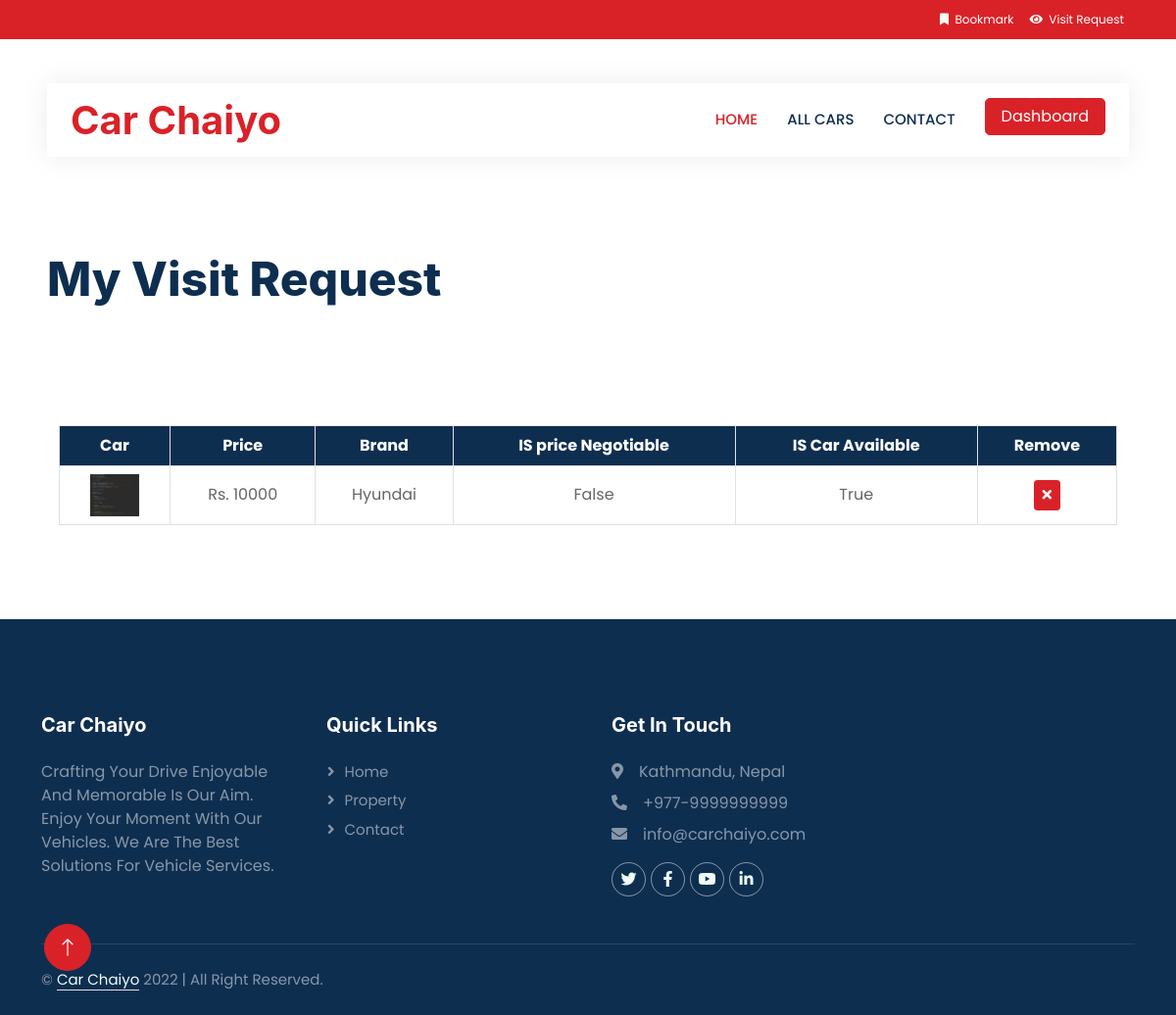
The page /myvisitreq/ (signed in) on the database its author committed.
### cars/models.py (models this page shows, shortened)
class CarWatchlist(models.Model):
    user = models.ForeignKey(MyUser, on_delete=models.PROTECT)
    car = models.ForeignKey(Car, on_delete=models.PROTECT)
    is_cart_visit = models.BooleanField(default=False)
    class Meta:
        unique_together = ['user', 'car']

class Car(models.Model):
    user = models.ForeignKey(MyUser, on_delete=models.PROTECT)
    name = models.CharField(max_length=200)
    photo = models.ImageField(upload_to='cars_image')
    photo2 = models.ImageField(upload_to='cars_image', null=True, blank=True)
    photo3 = models.ImageField(upload_to='cars_image', null=True, blank=True)
    photo4 = models.ImageField(upload_to='cars_image', null=True, blank=True)
    desc = RichTextField()
    brand = models.ForeignKey(CarBrand, on_delete=models.PROTECT)
    body_type = models.ForeignKey(CarBody, on_delete=models.PROTECT)
    fuel_type = models.ForeignKey(FuelType, models.PROTECT)
    transmission = models.ForeignKey(Transmission, on_delete=models.PROTECT)
    price = models.PositiveIntegerField()
    interior_color = models.CharField(max_length=100)
    engine_name = models.CharField(max_length=100)
    mileage = models.PositiveIntegerField()
    km_driven = models.PositiveIntegerField()
    added_date = models.DateTimeField(auto_now=True)
    car_number = models.CharField(max_length=30)
    total_click = models.IntegerField(default=0, blank=True, null=True)
    is_blocked = models.BooleanField(default=False)
    is_available = models.BooleanField(default=True)
    is_price_negotiable = models.BooleanField(default=False)
    is_approved = models.BooleanField(default=False)

class CarBrand(models.Model):
    brand = models.CharField(max_length=50)
    def __str__(self):
        return self.brand

### decorator.py (the view, shortened to what this page needs)
        def wrap(request, *args, **kwargs):
            if request.user.is_authenticated:
                if request.user.is_admin:
                    return view_function(request, *args, **kwargs)
            else:
                return redirect('accounts:login')

### decorator.py (called while the page is built, shortened)
def is_admin_or_user():
    def decorator(view_function):
        def wrap(request, *args, **kwargs):
            if request.user.is_authenticated:
                if request.user.is_admin:
                    return view_function(request, *args, **kwargs)
            else:
                return redirect('accounts:login')
        return wrap
    return decorator

### home/views.py (called while the page is built)
@is_admin_or_user()
def my_visit_req(request):
    context = {'bookmarks': CarWatchlist.objects.filter(user=request.user).filter(is_cart_visit=True)}
    return render(request, 'home/car_visit_req.html', context)

### home/templates/home/car_visit_req.html (shortened to what this page needs)
{% extends 'home/base.html' %}
{% load static %}
{% block body %}
    <div class="container-fluid header mt-0 bg-white p-0">
        <div class="row g-0 align-items-center flex-column-reverse flex-md-row">
            <div class="col-md-12 p-5 mt-lg-5">
                <h1 class="display-5 animated fadeIn mb-4">My Visit Request</h1>
            </div>
        </div>
    </div>
    <div class="container-fluid pt-5">
        <div class="row px-xl-5">
            <div class="col-lg-12 table-responsive mb-5">
                <table class="table table-bordered text-center mb-0">
                    <thead class="bg-dark text-white">
                    <tr>
                        <th>Car</th>
                        <th>Price</th>
                        <th>Brand</th>
                        <th>IS price Negotiable</th>
                        <th>IS Car Available</th>
                        <th>Remove</th>
                    </tr>
                    </thead>
                    <tbody class="align-middle">
                    {% for bookmark in bookmarks %}
                        <tr>
                            <td class="align-middle"><img src="{{ bookmark.car.photo.url }}" alt="" style="width: 50px;">
                            </td>
                            <td class="align-middle">Rs. {{ bookmark.car.price }}</td>
                            <td class="align-middle">{{ bookmark.car.brand }}</td>
                            <td class="align-middle">{{ bookmark.car.is_price_negotiable }}</td>
                            <td class="align-middle">{{ bookmark.car.is_available }}</td>
                            <td class="align-middle">
                                <form method="post" action="{% url 'home:remove_watchlist' %}">
                                    <button class="btn btn-sm btn-primary"><i
                                        class="fa fa-times"></i></button>
                                </form>
                            </td>
                        </tr>
                    {% endfor %}
                    </tbody>
                </table>
            </div>
        </div>
    </div>
{% endblock %}

### static/home/css/style.css (style rules this page uses)
:root { --primary: #d92228; --secondary: #FF6922; --light: #EFFDF5; --dark: #0E2E50; }
* { margin: 0; padding: 0; box-sizing: border-box; font-family: 'Poppins', sans-serif; }
.btn { transition: .5s; }
.btn.btn-primary, .btn.btn-secondary { color: #FFFFFF; }
@media (min-width: 992px) { .header { margin-top: -120px; } }

### rows shown on the page
CarWatchlist: car.photo (picture), car.price "10000", car.brand "Hyundai", car.is_price_negotiable "False", car.is_available "True"
